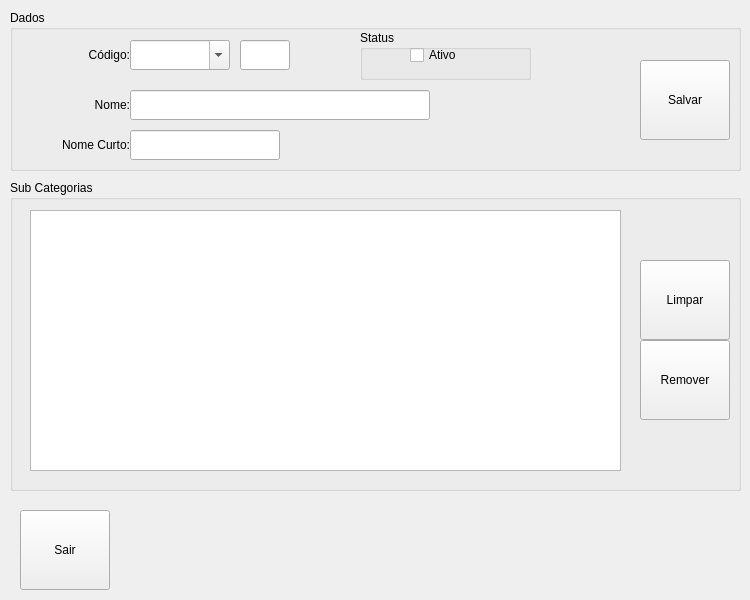
<?xml version="1.0" encoding="UTF-8"?>
<ui version="4.0">
 <class>MngFormSubCategory</class>
 <widget class="QDialog" name="MngFormSubCategory">
  <property name="geometry">
   <rect>
    <x>0</x>
    <y>0</y>
    <width>750</width>
    <height>600</height>
   </rect>
  </property>
  <property name="windowTitle">
   <string>Manutenção de SubCategorias</string>
  </property>
  <property name="windowIcon">
   <iconset resource="../images.qrc">
    <normaloff>:/images/PNG/128x128/gnome-system-config-128x128.png</normaloff>:/images/PNG/128x128/gnome-system-config-128x128.png</iconset>
  </property>
  <widget class="QGroupBox" name="GBoxViewSubCategory">
   <property name="geometry">
    <rect>
     <x>10</x>
     <y>180</y>
     <width>731</width>
     <height>311</height>
    </rect>
   </property>
   <property name="title">
    <string>Sub Categorias</string>
   </property>
   <widget class="QTableView" name="TableViewSubCategory">
    <property name="geometry">
     <rect>
      <x>20</x>
      <y>30</y>
      <width>591</width>
      <height>261</height>
     </rect>
    </property>
    <property name="toolTip">
     <string>Sub-Categorias Disponíveis...</string>
    </property>
   </widget>
   <widget class="QToolButton" name="TButtonRemoveSubCategory">
    <property name="geometry">
     <rect>
      <x>630</x>
      <y>160</y>
      <width>90</width>
      <height>80</height>
     </rect>
    </property>
    <property name="toolTip">
     <string>Fazer a Remoção do Item Selecionado da Tabela...</string>
    </property>
    <property name="text">
     <string>Remover</string>
    </property>
    <property name="icon">
     <iconset resource="../images.qrc">
      <normaloff>:/images/PNG/48x48/delete-48x48.png</normaloff>:/images/PNG/48x48/delete-48x48.png</iconset>
    </property>
    <property name="iconSize">
     <size>
      <width>48</width>
      <height>48</height>
     </size>
    </property>
    <property name="toolButtonStyle">
     <enum>Qt::ToolButtonTextUnderIcon</enum>
    </property>
   </widget>
   <widget class="QToolButton" name="TButtonCleanSubCategory">
    <property name="geometry">
     <rect>
      <x>630</x>
      <y>80</y>
      <width>90</width>
      <height>80</height>
     </rect>
    </property>
    <property name="toolTip">
     <string>Limpar os Campos de Cadastro e Atualizar a Janela de Manutenção...</string>
    </property>
    <property name="text">
     <string>Limpar</string>
    </property>
    <property name="icon">
     <iconset resource="../images.qrc">
      <normaloff>:/images/PNG/48x48/Rebuild-48x48.png</normaloff>:/images/PNG/48x48/Rebuild-48x48.png</iconset>
    </property>
    <property name="iconSize">
     <size>
      <width>48</width>
      <height>48</height>
     </size>
    </property>
    <property name="toolButtonStyle">
     <enum>Qt::ToolButtonTextUnderIcon</enum>
    </property>
   </widget>
  </widget>
  <widget class="QToolButton" name="TButtonExitSubCategory">
   <property name="geometry">
    <rect>
     <x>20</x>
     <y>510</y>
     <width>90</width>
     <height>80</height>
    </rect>
   </property>
   <property name="toolTip">
    <string>Sair da Janela de Manutenção...</string>
   </property>
   <property name="text">
    <string>Sair</string>
   </property>
   <property name="icon">
    <iconset resource="../images.qrc">
     <normaloff>:/images/PNG/48x48/Exithome-48x48.png</normaloff>:/images/PNG/48x48/Exithome-48x48.png</iconset>
   </property>
   <property name="iconSize">
    <size>
     <width>48</width>
     <height>48</height>
    </size>
   </property>
   <property name="toolButtonStyle">
    <enum>Qt::ToolButtonTextUnderIcon</enum>
   </property>
  </widget>
  <widget class="QGroupBox" name="GBoxDataSubCategory">
   <property name="geometry">
    <rect>
     <x>10</x>
     <y>10</y>
     <width>731</width>
     <height>161</height>
    </rect>
   </property>
   <property name="acceptDrops">
    <bool>true</bool>
   </property>
   <property name="toolTip">
    <string/>
   </property>
   <property name="title">
    <string>Dados</string>
   </property>
   <widget class="QLabel" name="LabelCodeSubCategory">
    <property name="geometry">
     <rect>
      <x>0</x>
      <y>30</y>
      <width>120</width>
      <height>30</height>
     </rect>
    </property>
    <property name="text">
     <string>Código:</string>
    </property>
    <property name="alignment">
     <set>Qt::AlignRight|Qt::AlignTrailing|Qt::AlignVCenter</set>
    </property>
   </widget>
   <widget class="QLabel" name="LabelNameSubCategory">
    <property name="geometry">
     <rect>
      <x>0</x>
      <y>80</y>
      <width>120</width>
      <height>30</height>
     </rect>
    </property>
    <property name="text">
     <string>Nome:</string>
    </property>
    <property name="alignment">
     <set>Qt::AlignRight|Qt::AlignTrailing|Qt::AlignVCenter</set>
    </property>
   </widget>
   <widget class="QLabel" name="LabelShortNameSubCategory">
    <property name="geometry">
     <rect>
      <x>0</x>
      <y>120</y>
      <width>120</width>
      <height>30</height>
     </rect>
    </property>
    <property name="text">
     <string>Nome Curto:</string>
    </property>
    <property name="alignment">
     <set>Qt::AlignRight|Qt::AlignTrailing|Qt::AlignVCenter</set>
    </property>
   </widget>
   <widget class="QToolButton" name="TButtonSaveSubCategory">
    <property name="geometry">
     <rect>
      <x>630</x>
      <y>50</y>
      <width>90</width>
      <height>80</height>
     </rect>
    </property>
    <property name="toolTip">
     <string>Salvar os dados para a Sub-Categoria...</string>
    </property>
    <property name="text">
     <string>Salvar</string>
    </property>
    <property name="icon">
     <iconset resource="../images.qrc">
      <normaloff>:/images/PNG/48x48/Filesave-48x48.png</normaloff>:/images/PNG/48x48/Filesave-48x48.png</iconset>
    </property>
    <property name="iconSize">
     <size>
      <width>48</width>
      <height>48</height>
     </size>
    </property>
    <property name="toolButtonStyle">
     <enum>Qt::ToolButtonTextUnderIcon</enum>
    </property>
   </widget>
   <widget class="QComboBox" name="CBoxCodeSubCategory">
    <property name="geometry">
     <rect>
      <x>120</x>
      <y>30</y>
      <width>100</width>
      <height>30</height>
     </rect>
    </property>
    <property name="toolTip">
     <string>Informar um Código para a Sub-Categoria...</string>
    </property>
    <property name="editable">
     <bool>true</bool>
    </property>
   </widget>
   <widget class="QLineEdit" name="LEditIDSubCategory">
    <property name="geometry">
     <rect>
      <x>230</x>
      <y>30</y>
      <width>50</width>
      <height>30</height>
     </rect>
    </property>
   </widget>
   <widget class="QLineEdit" name="LEditNameSubCategory">
    <property name="geometry">
     <rect>
      <x>120</x>
      <y>80</y>
      <width>300</width>
      <height>30</height>
     </rect>
    </property>
    <property name="toolTip">
     <string>Informar uma  Descrição/Nome para a Sub-Categoria...</string>
    </property>
   </widget>
   <widget class="QLineEdit" name="LEditShortNameSubCategory">
    <property name="geometry">
     <rect>
      <x>120</x>
      <y>120</y>
      <width>150</width>
      <height>30</height>
     </rect>
    </property>
    <property name="toolTip">
     <string>Informar um Nome Curto/Sigla/Apelido para a Sub-Categoria...</string>
    </property>
   </widget>
   <widget class="QGroupBox" name="GBoxSubCategoryStatusActive">
    <property name="geometry">
     <rect>
      <x>350</x>
      <y>20</y>
      <width>171</width>
      <height>50</height>
     </rect>
    </property>
    <property name="title">
     <string>Status</string>
    </property>
    <widget class="QCheckBox" name="CheckBoxSubCategoryStatusActive">
     <property name="geometry">
      <rect>
       <x>50</x>
       <y>10</y>
       <width>100</width>
       <height>30</height>
      </rect>
     </property>
     <property name="toolTip">
      <string>Ativar/Desativar a Sub-Categoria para ser ou não Usada...</string>
     </property>
     <property name="text">
      <string>Ativo</string>
     </property>
    </widget>
   </widget>
  </widget>
 </widget>
 <resources>
  <include location="../images.qrc"/>
 </resources>
 <connections/>
</ui>
